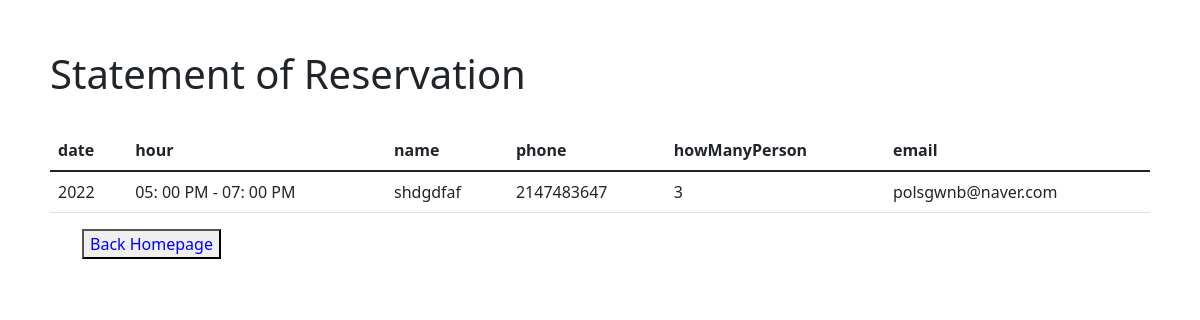
The page /statement1.php on the database its author committed.
### tables this page shows
CREATE TABLE `register1` (
  `id` int(100) NOT NULL,
  `date` int(11) NOT NULL,
  `hour` varchar(225) NOT NULL,
  `name` varchar(50) NOT NULL,
  `phone` int(100) NOT NULL,
  `howManyPerson` int(100) NOT NULL,
  `email` text NOT NULL
);

### statement1.php (the view, shortened to what this page needs)
<!DOCTYPE html>
<html lang="en">
<head>
    <link href="https://cdn.jsdelivr.net/npm/bootstrap@5.1.3/dist/css/bootstrap.min.css" rel="stylesheet">
</head>
<body style="margin: 50px;">
    <h1>Statement of Reservation</h1>
    <br>
    <table class="table">
        <thead>
			<tr>
				<th>date</th>
				<th>hour</th>
				<th>name</th>
				<th>phone</th>
				<th>howManyPerson</th>
				<th>email</th>
			</tr>
		</thead>
        <tbody>
            <?php
            $servername = "localhost";
			$username = "root";
			$password = "";
			$database = "restaurant";
			$connection = new mysqli($servername, $username, $password, $database);
			$sql = "SELECT * FROM register1 ORDER BY ID DESC LIMIT 1";
			$result = $connection->query($sql);
			while($row = $result->fetch_assoc()){
				echo "<tr>
					<td>" . $row["date"] . "</td>
					<td>" . $row["hour"] . "</td>
					<td>" . $row["name"] . "</td>
					<td>" . $row["phone"] . "</td>
					<td>" . $row["howManyPerson"] . "</td>
					<td>" . $row["email"] . "</td>
				</tr>";
			}
            ?>
        </tbody>
    </table>
</body>
<div class="nav">
                    <ul>
                        <a href="http://localhost/wwwroot/product/index.html">
						<button class="w3-bar-item w3-button", style = "color: blue";>Back Homepage</button>
						</a>
                    </ul>
                </div>
</html>

### rows shown on the page
register1: date "2022", hour "05: 00 PM - 07: 00 PM", name "shdgdfaf", phone "2147483647", howManyPerson "3", email "polsgwnb@naver.com"
